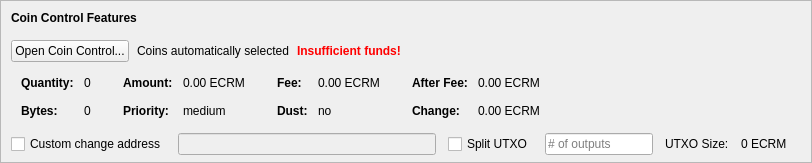
    <widget class="QFrame" name="frameCoinControl">
     <property name="sizePolicy">
      <sizepolicy hsizetype="Expanding" vsizetype="Expanding">
       <horstretch>0</horstretch>
       <verstretch>0</verstretch>
      </sizepolicy>
     </property>
     <property name="maximumSize">
      <size>
       <width>16777215</width>
       <height>16777215</height>
      </size>
     </property>
     <property name="frameShape">
      <enum>QFrame::StyledPanel</enum>
     </property>
     <property name="frameShadow">
      <enum>QFrame::Sunken</enum>
     </property>
     <layout class="QVBoxLayout" name="verticalLayoutCoinControl2">
      <property name="spacing">
       <number>0</number>
      </property>
      <property name="leftMargin">
       <number>0</number>
      </property>
      <property name="topMargin">
       <number>0</number>
      </property>
      <property name="rightMargin">
       <number>0</number>
      </property>
      <property name="bottomMargin">
       <number>6</number>
      </property>
      <item>
       <layout class="QVBoxLayout" name="verticalLayoutCoinControl" stretch="0,0,0,0,1">
        <property name="spacing">
         <number>0</number>
        </property>
        <property name="leftMargin">
         <number>10</number>
        </property>
        <property name="topMargin">
         <number>10</number>
        </property>
        <item>
         <layout class="QHBoxLayout" name="horizontalLayoutCoinControl1">
          <property name="bottomMargin">
           <number>15</number>
          </property>
          <item>
           <widget class="QLabel" name="labelCoinControlFeatures">
            <property name="sizePolicy">
             <sizepolicy hsizetype="Preferred" vsizetype="Maximum">
              <horstretch>0</horstretch>
              <verstretch>0</verstretch>
             </sizepolicy>
            </property>
            <property name="font">
             <font>
              <weight>75</weight>
              <bold>true</bold>
             </font>
            </property>
            <property name="styleSheet">
             <string notr="true">font-weight:bold;</string>
            </property>
            <property name="text">
             <string>Coin Control Features</string>
            </property>
           </widget>
          </item>
         </layout>
        </item>
        <item>
         <layout class="QHBoxLayout" name="horizontalLayoutCoinControl2" stretch="0,0,0,0">
          <property name="spacing">
           <number>8</number>
          </property>
          <property name="bottomMargin">
           <number>10</number>
          </property>
          <item>
           <widget class="QPushButton" name="pushButtonCoinControl">
            <property name="styleSheet">
             <string notr="true"/>
            </property>
            <property name="text">
             <string>Open Coin Control...</string>
            </property>
            <property name="autoDefault">
             <bool>false</bool>
            </property>
           </widget>
          </item>
          <item>
           <widget class="QLabel" name="labelCoinControlAutomaticallySelected">
            <property name="text">
             <string>Coins automatically selected</string>
            </property>
            <property name="margin">
             <number>5</number>
            </property>
           </widget>
          </item>
          <item>
           <widget class="QLabel" name="labelCoinControlInsuffFunds">
            <property name="font">
             <font>
              <weight>75</weight>
              <bold>true</bold>
             </font>
            </property>
            <property name="styleSheet">
             <string notr="true">color:red;font-weight:bold;</string>
            </property>
            <property name="text">
             <string>Insufficient funds!</string>
            </property>
            <property name="margin">
             <number>5</number>
            </property>
           </widget>
          </item>
          <item>
           <spacer name="horizontalSpacerCoinControl">
            <property name="orientation">
             <enum>Qt::Horizontal</enum>
            </property>
            <property name="sizeHint" stdset="0">
             <size>
              <width>40</width>
              <height>1</height>
             </size>
            </property>
           </spacer>
          </item>
         </layout>
        </item>
        <item>
         <widget class="QWidget" name="widgetCoinControl" native="true">
          <property name="sizePolicy">
           <sizepolicy hsizetype="Preferred" vsizetype="Preferred">
            <horstretch>0</horstretch>
            <verstretch>0</verstretch>
           </sizepolicy>
          </property>
          <property name="minimumSize">
           <size>
            <width>0</width>
            <height>0</height>
           </size>
          </property>
          <property name="styleSheet">
           <string notr="true"/>
          </property>
          <layout class="QHBoxLayout" name="horizontalLayoutCoinControl5">
           <property name="leftMargin">
            <number>0</number>
           </property>
           <property name="topMargin">
            <number>0</number>
           </property>
           <property name="rightMargin">
            <number>0</number>
           </property>
           <property name="bottomMargin">
            <number>0</number>
           </property>
           <item>
            <layout class="QHBoxLayout" name="horizontalLayoutCoinControl3" stretch="0,0,0,1">
             <property name="spacing">
              <number>20</number>
             </property>
             <property name="topMargin">
              <number>0</number>
             </property>
             <property name="bottomMargin">
              <number>10</number>
             </property>
             <item>
              <layout class="QFormLayout" name="formLayoutCoinControl1">
               <property name="horizontalSpacing">
                <number>10</number>
               </property>
               <property name="verticalSpacing">
                <number>14</number>
               </property>
               <property name="leftMargin">
                <number>10</number>
               </property>
               <property name="topMargin">
                <number>4</number>
               </property>
               <property name="rightMargin">
                <number>6</number>
               </property>
               <item row="0" column="0">
                <widget class="QLabel" name="labelCoinControlQuantityText">
                 <property name="font">
                  <font>
                   <weight>75</weight>
                   <bold>true</bold>
                  </font>
                 </property>
                 <property name="text">
                  <string>Quantity:</string>
                 </property>
                 <property name="margin">
                  <number>0</number>
                 </property>
                </widget>
               </item>
               <item row="0" column="1">
                <widget class="QLabel" name="labelCoinControlQuantity">
                 <property name="cursor">
                  <cursorShape>IBeamCursor</cursorShape>
                 </property>
                 <property name="contextMenuPolicy">
                  <enum>Qt::ActionsContextMenu</enum>
                 </property>
                 <property name="text">
                  <string notr="true">0</string>
                 </property>
                 <property name="margin">
                  <number>0</number>
                 </property>
                 <property name="textInteractionFlags">
                  <set>Qt::LinksAccessibleByMouse|Qt::TextSelectableByKeyboard|Qt::TextSelectableByMouse</set>
                 </property>
                </widget>
               </item>
               <item row="1" column="0">
                <widget class="QLabel" name="labelCoinControlBytesText">
                 <property name="font">
                  <font>
                   <weight>75</weight>
                   <bold>true</bold>
                  </font>
                 </property>
                 <property name="text">
                  <string>Bytes:</string>
                 </property>
                </widget>
               </item>
               <item row="1" column="1">
                <widget class="QLabel" name="labelCoinControlBytes">
                 <property name="cursor">
                  <cursorShape>IBeamCursor</cursorShape>
                 </property>
                 <property name="contextMenuPolicy">
                  <enum>Qt::ActionsContextMenu</enum>
                 </property>
                 <property name="text">
                  <string notr="true">0</string>
                 </property>
                 <property name="textInteractionFlags">
                  <set>Qt::LinksAccessibleByMouse|Qt::TextSelectableByKeyboard|Qt::TextSelectableByMouse</set>
                 </property>
                </widget>
               </item>
              </layout>
             </item>
             <item>
              <layout class="QFormLayout" name="formLayoutCoinControl2">
               <property name="horizontalSpacing">
                <number>10</number>
               </property>
               <property name="verticalSpacing">
                <number>14</number>
               </property>
               <property name="leftMargin">
                <number>6</number>
               </property>
               <property name="topMargin">
                <number>4</number>
               </property>
               <property name="rightMargin">
                <number>6</number>
               </property>
               <item row="0" column="0">
                <widget class="QLabel" name="labelCoinControlAmountText">
                 <property name="font">
                  <font>
                   <weight>75</weight>
                   <bold>true</bold>
                  </font>
                 </property>
                 <property name="text">
                  <string>Amount:</string>
                 </property>
                 <property name="margin">
                  <number>0</number>
                 </property>
                </widget>
               </item>
               <item row="0" column="1">
                <widget class="QLabel" name="labelCoinControlAmount">
                 <property name="cursor">
                  <cursorShape>IBeamCursor</cursorShape>
                 </property>
                 <property name="contextMenuPolicy">
                  <enum>Qt::ActionsContextMenu</enum>
                 </property>
                 <property name="text">
                  <string notr="true">0.00 ECRM</string>
                 </property>
                 <property name="textInteractionFlags">
                  <set>Qt::LinksAccessibleByMouse|Qt::TextSelectableByKeyboard|Qt::TextSelectableByMouse</set>
                 </property>
                </widget>
               </item>
               <item row="1" column="0">
                <widget class="QLabel" name="labelCoinControlPriorityText">
                 <property name="font">
                  <font>
                   <weight>75</weight>
                   <bold>true</bold>
                  </font>
                 </property>
                 <property name="text">
                  <string>Priority:</string>
                 </property>
                </widget>
               </item>
               <item row="1" column="1">
                <widget class="QLabel" name="labelCoinControlPriority">
                 <property name="cursor">
                  <cursorShape>IBeamCursor</cursorShape>
                 </property>
                 <property name="contextMenuPolicy">
                  <enum>Qt::ActionsContextMenu</enum>
                 </property>
                 <property name="text">
                  <string>medium</string>
                 </property>
                 <property name="textInteractionFlags">
                  <set>Qt::LinksAccessibleByMouse|Qt::TextSelectableByKeyboard|Qt::TextSelectableByMouse</set>
                 </property>
                </widget>
               </item>
              </layout>
             </item>
             <item>
              <layout class="QFormLayout" name="formLayoutCoinControl3">
               <property name="horizontalSpacing">
                <number>10</number>
               </property>
               <property name="verticalSpacing">
                <number>14</number>
               </property>
               <property name="leftMargin">
                <number>6</number>
               </property>
               <property name="topMargin">
                <number>4</number>
               </property>
               <property name="rightMargin">
                <number>6</number>
               </property>
               <item row="0" column="0">
                <widget class="QLabel" name="labelCoinControlFeeText">
                 <property name="font">
                  <font>
                   <weight>75</weight>
                   <bold>true</bold>
                  </font>
                 </property>
                 <property name="text">
                  <string>Fee:</string>
                 </property>
                 <property name="margin">
                  <number>0</number>
                 </property>
                </widget>
               </item>
               <item row="0" column="1">
                <widget class="QLabel" name="labelCoinControlFee">
                 <property name="cursor">
                  <cursorShape>IBeamCursor</cursorShape>
                 </property>
                 <property name="contextMenuPolicy">
                  <enum>Qt::ActionsContextMenu</enum>
                 </property>
                 <property name="text">
                  <string notr="true">0.00 ECRM</string>
                 </property>
                 <property name="textInteractionFlags">
                  <set>Qt::LinksAccessibleByMouse|Qt::TextSelectableByKeyboard|Qt::TextSelectableByMouse</set>
                 </property>
                </widget>
               </item>
               <item row="1" column="0">
                <widget class="QLabel" name="labelCoinControlLowOutputText">
                 <property name="font">
                  <font>
                   <weight>75</weight>
                   <bold>true</bold>
                  </font>
                 </property>
                 <property name="text">
                  <string>Dust:</string>
                 </property>
                </widget>
               </item>
               <item row="1" column="1">
                <widget class="QLabel" name="labelCoinControlLowOutput">
                 <property name="cursor">
                  <cursorShape>IBeamCursor</cursorShape>
                 </property>
                 <property name="contextMenuPolicy">
                  <enum>Qt::ActionsContextMenu</enum>
                 </property>
                 <property name="text">
                  <string>no</string>
                 </property>
                 <property name="textInteractionFlags">
                  <set>Qt::LinksAccessibleByMouse|Qt::TextSelectableByKeyboard|Qt::TextSelectableByMouse</set>
                 </property>
                </widget>
               </item>
              </layout>
             </item>
             <item>
              <layout class="QFormLayout" name="formLayoutCoinControl4">
               <property name="horizontalSpacing">
                <number>10</number>
               </property>
               <property name="verticalSpacing">
                <number>14</number>
               </property>
               <property name="leftMargin">
                <number>6</number>
               </property>
               <property name="topMargin">
                <number>4</number>
               </property>
               <property name="rightMargin">
                <number>6</number>
               </property>
               <item row="0" column="0">
                <widget class="QLabel" name="labelCoinControlAfterFeeText">
                 <property name="font">
                  <font>
                   <weight>75</weight>
                   <bold>true</bold>
                  </font>
                 </property>
                 <property name="text">
                  <string>After Fee:</string>
                 </property>
                 <property name="margin">
                  <number>0</number>
                 </property>
                </widget>
               </item>
               <item row="0" column="1">
                <widget class="QLabel" name="labelCoinControlAfterFee">
                 <property name="cursor">
                  <cursorShape>IBeamCursor</cursorShape>
                 </property>
                 <property name="contextMenuPolicy">
                  <enum>Qt::ActionsContextMenu</enum>
                 </property>
                 <property name="text">
                  <string notr="true">0.00 ECRM</string>
                 </property>
                 <property name="textInteractionFlags">
                  <set>Qt::LinksAccessibleByMouse|Qt::TextSelectableByKeyboard|Qt::TextSelectableByMouse</set>
                 </property>
                </widget>
               </item>
               <item row="1" column="0">
                <widget class="QLabel" name="labelCoinControlChangeText">
                 <property name="font">
                  <font>
                   <weight>75</weight>
                   <bold>true</bold>
                  </font>
                 </property>
                 <property name="text">
                  <string>Change:</string>
                 </property>
                </widget>
               </item>
               <item row="1" column="1">
                <widget class="QLabel" name="labelCoinControlChange">
                 <property name="cursor">
                  <cursorShape>IBeamCursor</cursorShape>
                 </property>
                 <property name="contextMenuPolicy">
                  <enum>Qt::ActionsContextMenu</enum>
                 </property>
                 <property name="text">
                  <string notr="true">0.00 ECRM</string>
                 </property>
                 <property name="textInteractionFlags">
                  <set>Qt::LinksAccessibleByMouse|Qt::TextSelectableByKeyboard|Qt::TextSelectableByMouse</set>
                 </property>
                </widget>
               </item>
              </layout>
             </item>
            </layout>
           </item>
          </layout>
         </widget>
        </item>
        <item>
         <layout class="QHBoxLayout" name="horizontalLayoutCoinControl4" stretch="0,0,0,0,0,0,0">
          <property name="spacing">
           <number>12</number>
          </property>
          <property name="sizeConstraint">
           <enum>QLayout::SetDefaultConstraint</enum>
          </property>
          <property name="topMargin">
           <number>5</number>
          </property>
          <property name="rightMargin">
           <number>5</number>
          </property>
          <item>
           <widget class="QCheckBox" name="checkBoxCoinControlChange">
            <property name="toolTip">
             <string>If this is activated, but the change address is empty or invalid, change will be sent to a newly generated address.</string>
            </property>
            <property name="text">
             <string>Custom change address</string>
            </property>
           </widget>
          </item>
          <item>
           <widget class="QValidatedLineEdit" name="lineEditCoinControlChange">
            <property name="enabled">
             <bool>false</bool>
            </property>
            <property name="sizePolicy">
             <sizepolicy hsizetype="Expanding" vsizetype="Fixed">
              <horstretch>0</horstretch>
              <verstretch>0</verstretch>
             </sizepolicy>
            </property>
           </widget>
          </item>
          <item>
           <widget class="QCheckBox" name="splitBlockCheckBox">
            <property name="text">
             <string>Split UTXO</string>
            </property>
           </widget>
          </item>
          <item>
           <widget class="QLineEdit" name="splitBlockLineEdit">
            <property name="sizePolicy">
             <sizepolicy hsizetype="Fixed" vsizetype="Fixed">
              <horstretch>50</horstretch>
              <verstretch>0</verstretch>
             </sizepolicy>
            </property>
            <property name="placeholderText">
             <string># of outputs</string>
            </property>
           </widget>
          </item>
          <item>
           <widget class="QLabel" name="labelBlockSizeText">
            <property name="text">
             <string>UTXO Size:</string>
            </property>
           </widget>
          </item>
          <item>
           <widget class="QLabel" name="labelBlockSize">
            <property name="text">
             <string>0 ECRM</string>
            </property>
           </widget>
          </item>
          <item>
           <widget class="QLabel" name="labelCoinControlChangeLabel">
            <property name="sizePolicy">
             <sizepolicy hsizetype="Preferred" vsizetype="Expanding">
              <horstretch>0</horstretch>
              <verstretch>0</verstretch>
             </sizepolicy>
            </property>
            <property name="minimumSize">
             <size>
              <width>0</width>
              <height>0</height>
             </size>
            </property>
            <property name="text">
             <string/>
            </property>
            <property name="margin">
             <number>3</number>
            </property>
           </widget>
          </item>
         </layout>
        </item>
        <item>
         <spacer name="verticalSpacerCoinControl">
          <property name="orientation">
           <enum>Qt::Vertical</enum>
          </property>
          <property name="sizeHint" stdset="0">
           <size>
            <width>800</width>
            <height>1</height>
           </size>
          </property>
         </spacer>
        </item>
       </layout>
      </item>
     </layout>
    </widget>
